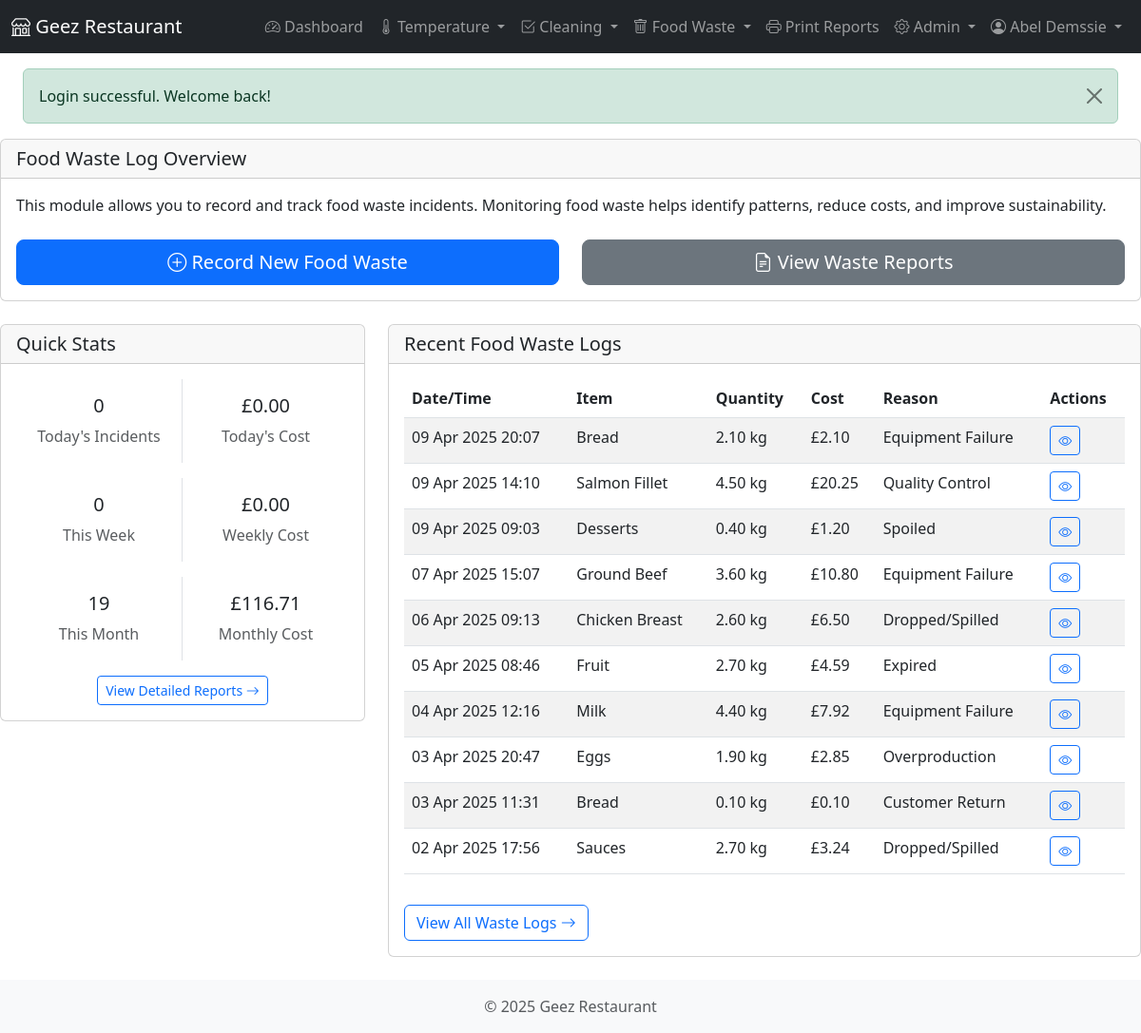
Screenshot of /modules/waste/index.php (signed in) with the database file from the repository.
### tables this page shows
CREATE TABLE `food_waste_log` (
  `waste_id` int(11) NOT NULL,
  `food_item` varchar(100) NOT NULL,
  `waste_type` varchar(50) NOT NULL,
  `reason` varchar(100) NOT NULL,
  `weight_kg` decimal(8,2) NOT NULL,
  `cost` decimal(10,2) NOT NULL,
  `waste_date` date NOT NULL,
  `action_taken` text DEFAULT NULL,
  `notes` text DEFAULT NULL,
  `recorded_by_user_id` int(11) NOT NULL,
  `created_at` datetime NOT NULL,
  `updated_at` datetime DEFAULT NULL
);

### includes/functions.php (called while the page is built, shortened)
<?php
function formatDateTime($datetime, $format = 'Y-m-d H:i:s') {
    $dt = new DateTime($datetime);
    return $dt->format($format);
}
function getCurrentDate() {
    return date('Y-m-d');
}

### classes/FoodWasteLog.php (called while the page is built, shortened)
<?php
class FoodWasteLog {
    private $db;
    public function __construct($db) {
        $this->db = $db;
    }
    public function getAll($start_date = null, $end_date = null) {
        $params = [];
        $where = [];
        if ($start_date) {
            $where[] = "fw.waste_date >= ?";
            $params[] = $start_date;
        }
        if ($end_date) {
            $where[] = "fw.waste_date <= ?";
            $params[] = $end_date;
        }
        $where_clause = !empty($where) ? "WHERE " . implode(" AND ", $where) : "";
        $sql = "SELECT fw.waste_id, fw.food_item as item_description, fw.waste_type, fw.reason as reason_for_waste,
                fw.weight_kg as quantity, 'kg' as unit_of_measure, fw.cost as total_cost,
                (fw.cost / fw.weight_kg) as cost_per_unit, fw.waste_date, fw.action_taken, fw.notes,
                fw.recorded_by_user_id, fw.created_at as waste_timestamp, fw.created_at as recorded_at, fw.updated_at,
                u.full_name as recorded_by
                FROM food_waste_log fw
                JOIN users u ON fw.recorded_by_user_id = u.user_id
                {$where_clause}
                ORDER BY fw.created_at DESC";
        return $this->db->fetchAll($sql, $params);
    }
}

### classes/Database.php (called while the page is built, shortened)
<?php
class Database {
    private $host = DB_HOST;
    private $dbname = DB_NAME;
    private $username = DB_USER;
    private $password = DB_PASS;
    private $charset = DB_CHARSET;
    private $options = DB_OPTIONS;
    private $pdo;
    public function __construct() {
        $dsn = "mysql:host={$this->host};dbname={$this->dbname};charset={$this->charset}";
        try {
            $this->pdo = new PDO($dsn, $this->username, $this->password, $this->options);
        } catch (PDOException $e) {
            throw new Exception("Database connection failed: " . $e->getMessage());
        }
    }
    public function query($sql, $params = []) {
        try {
            $stmt = $this->pdo->prepare($sql);
            $stmt->execute($params);
            return $stmt;
        } catch (PDOException $e) {
            throw new Exception("Query failed: " . $e->getMessage());
        }
    }
    public function fetchAll($sql, $params = []) {
        $stmt = $this->query($sql, $params);
        return $stmt->fetchAll();
    }
}

### modules/waste/index.php (the view, shortened to what this page needs)
<?php
require_once dirname(dirname(dirname(__FILE__))) . '/includes/header.php';
require_once CLASS_PATH . '/FoodWasteLog.php';
$waste_log = new FoodWasteLog($db);
$current_date = getCurrentDate();
$recent_logs = $waste_log->getAll(date('Y-m-d', strtotime('-30 days')), $current_date);
$recent_logs = array_slice($recent_logs, 0, 10);
?>
<div class="row">
    <div class="col-md-12 mb-4">
        <div class="card">
            <div class="card-header">
                <h5 class="card-title mb-0">Food Waste Log Overview</h5>
            </div>
            <div class="card-body">
                <p>This module allows you to record and track food waste incidents. Monitoring food waste helps identify patterns, reduce costs, and improve sustainability.</p>
                <div class="row mt-4">
                    <div class="col-md-6">
                        <div class="d-grid gap-2">
                            <a href="<?php echo BASE_URL; ?>/modules/waste/add.php" class="btn btn-primary btn-lg">
                                <i class="bi bi-plus-circle"></i> Record New Food Waste
                            </a>
                        </div>
                    </div>
                    <div class="col-md-6">
                        <div class="d-grid gap-2">
                            <a href="<?php echo BASE_URL; ?>/modules/waste/report.php" class="btn btn-secondary btn-lg">
                                <i class="bi bi-file-earmark-text"></i> View Waste Reports
                            </a>
                        </div>
                    </div>
                </div>
            </div>
        </div>
    </div>
</div>
<div class="row">
    <div class="col-md-4 mb-4">
        <div class="card">
            <div class="card-header">
                <h5 class="card-title mb-0">Quick Stats</h5>
            </div>
            <div class="card-body">
                <?php
                $today_logs = $waste_log->getAll($current_date, $current_date);
                $today_count = count($today_logs);
                $today_cost = 0;
                $week_logs = $waste_log->getAll(date('Y-m-d', strtotime('-7 days')), $current_date);
                $week_count = count($week_logs);
                $week_cost = 0;
                $month_logs = $waste_log->getAll(date('Y-m-d', strtotime('-30 days')), $current_date);
                $month_count = count($month_logs);
                $month_cost = 0;
                foreach ($month_logs as $log) {
                    $month_cost += $log['total_cost'];
                }
                ?>
                <div class="row g-0 mb-3">
                    <div class="col-6 border-end">
                        <div class="p-3 text-center">
                            <h5><?php echo $today_count; ?></h5>
                            <p class="text-muted mb-0">Today's Incidents</p>
                        </div>
                    </div>
                    <div class="col-6">
                        <div class="p-3 text-center">
                            <h5>£<?php echo number_format($today_cost, 2); ?></h5>
                            <p class="text-muted mb-0">Today's Cost</p>
                        </div>
                    </div>
                </div>
                <div class="row g-0 mb-3">
                    <div class="col-6 border-end">
                        <div class="p-3 text-center">
                            <h5><?php echo $week_count; ?></h5>
                            <p class="text-muted mb-0">This Week</p>
                        </div>
                    </div>
                    <div class="col-6">
                        <div class="p-3 text-center">
                            <h5>£<?php echo number_format($week_cost, 2); ?></h5>
                            <p class="text-muted mb-0">Weekly Cost</p>
                        </div>
                    </div>
                </div>
                <div class="row g-0">
                    <div class="col-6 border-end">
                        <div class="p-3 text-center">
                            <h5><?php echo $month_count; ?></h5>
                            <p class="text-muted mb-0">This Month</p>
                        </div>
                    </div>
                    <div class="col-6">
                        <div class="p-3 text-center">
                            <h5>£<?php echo number_format($month_cost, 2); ?></h5>
                            <p class="text-muted mb-0">Monthly Cost</p>
                        </div>
                    </div>
                </div>
                <div class="mt-3 text-center">
                    <a href="<?php echo BASE_URL; ?>/modules/waste/report.php" class="btn btn-sm btn-outline-primary">
                        View Detailed Reports <i class="bi bi-arrow-right"></i>
                    </a>
                </div>
            </div>
        </div>
    </div>
    <div class="col-md-8 mb-4">
        <div class="card">
            <div class="card-header">
                <h5 class="card-title mb-0">Recent Food Waste Logs</h5>
            </div>
            <div class="card-body">
                <?php if (empty($recent_logs)): ?>
                <p class="text-muted">No food waste logs found. Start by recording a new food waste incident.</p>
                <?php else: ?>
                <div class="table-responsive">
                    <table class="table table-striped table-hover">
                        <thead>
                            <tr>
                                <th>Date/Time</th>
                                <th>Item</th>
                                <th>Quantity</th>
                                <th>Cost</th>
                                <th>Reason</th>
                                <th>Actions</th>
                            </tr>
                        </thead>
                        <tbody>
                            <?php foreach ($recent_logs as $log): ?>
                            <tr>
                                <td><?php echo formatDateTime($log['waste_timestamp'], 'd M Y H:i'); ?></td>
                                <td><?php echo htmlspecialchars($log['item_description']); ?></td>
                                <td><?php echo htmlspecialchars($log['quantity'] . ' ' . $log['unit_of_measure']); ?></td>
                                <td>£<?php echo number_format($log['total_cost'], 2); ?></td>
                                <td><?php echo htmlspecialchars($log['reason_for_waste']); ?></td>
                                <td>
                                    <a href="<?php echo BASE_URL; ?>/modules/waste/view.php?id=<?php echo $log['waste_id']; ?>" class="btn btn-sm btn-outline-primary">
                                        <i class="bi bi-eye"></i>
                                    </a>
                                </td>
                            </tr>
                            <?php endforeach; ?>
                        </tbody>
                    </table>
                </div>
                <div class="mt-3">
                    <a href="<?php echo BASE_URL; ?>/modules/waste/view.php" class="btn btn-outline-primary">
                        View All Waste Logs <i class="bi bi-arrow-right"></i>
                    </a>
                </div>
                <?php endif; ?>
            </div>
        </div>
    </div>
</div>
<?php
require_once INCLUDE_PATH . '/footer.php';
?>

### rows the page displays
food_waste_log: created_at "09 Apr 2025 20:07", food_item "Bread", unit_of_measure "2.10 kg", cost "2.10", reason "Equipment Failure"
food_waste_log: created_at "09 Apr 2025 14:10", food_item "Salmon Fillet", unit_of_measure "4.50 kg", cost "20.25", reason "Quality Control"
food_waste_log: created_at "09 Apr 2025 09:03", food_item "Desserts", unit_of_measure "0.40 kg", cost "1.20", reason "Spoiled"
food_waste_log: created_at "07 Apr 2025 15:07", food_item "Ground Beef", unit_of_measure "3.60 kg", cost "10.80", reason "Equipment Failure"
food_waste_log: created_at "06 Apr 2025 09:13", food_item "Chicken Breast", unit_of_measure "2.60 kg", cost "6.50", reason "Dropped/Spilled"
food_waste_log: created_at "05 Apr 2025 08:46", food_item "Fruit", unit_of_measure "2.70 kg", cost "4.59", reason "Expired"
food_waste_log: created_at "04 Apr 2025 12:16", food_item "Milk", unit_of_measure "4.40 kg", cost "7.92", reason "Equipment Failure"
food_waste_log: created_at "03 Apr 2025 20:47", food_item "Eggs", unit_of_measure "1.90 kg", cost "2.85", reason "Overproduction"
food_waste_log: created_at "03 Apr 2025 11:31", food_item "Bread", unit_of_measure "0.10 kg", cost "0.10", reason "Customer Return"
food_waste_log: created_at "02 Apr 2025 17:56", food_item "Sauces", unit_of_measure "2.70 kg", cost "3.24", reason "Dropped/Spilled"

### other values shown
$_SESSION['full_name'] "Abel Demssie"
$flash_message['message'] "Login successful. Welcome back!"
$today_count "0"
$today_cost "0.00"
$week_count "0"
$week_cost "0.00"
$month_count "19"
$month_cost "116.71"
